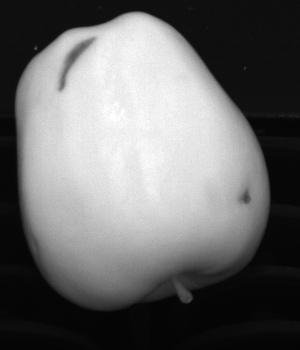
#> input picture Images/first_task/C0_000001.png, 300 x 350 px, found by its file name
$ jupyter execute --allow-errors Tiri_ComputerVision_v6.ipynb   (older library calls are emulated)
#> lines starting #> are read from the running program, lines starting #| are printed output that depends on the picture; after the words box and inside, x2 and y2 are one past the last pixel; in counts of white or black regions, pixels touching at a corner belong together
<center>
    <h1>
        Image Processing and Computer Vision
    </h1>
    <h2>
        Fruit inspection Project
    </h2>
</center>

Student: Valerio Tiri

Description: Students should develop a software system aimed at locating defects and imperfections on fruits. Each fruit is acquired
through a NIR (Near Infra-Red) and a color camera.

Hi, my name is Valerio, and I'm reporting my project for the Computer Vision and Image Processing exam at the University of Bologna with Prof. Luigi Di Stefano. The project I selected is titled 'Fruit Inspection'. It consists of three subparts, each aimed at exploring different aspects of the theory covered in class.

Normally, Computer Vision applications in industrial field follow a pipeline like:

$$
\text{Image} \rightarrow \text{Filtering} \rightarrow \text{Segmentation} \rightarrow \text{Blob Analisys} \rightarrow \text{Final Info}
$$
Approximately we will see these steps in this work.

# FIRST TASK

1. Outline the fruit by generating a binary mask
2. Search for the defects on each fruit

First of all, let's import the libraries.

[cell 1]
# import cv2
import cv2

# import numpy
import numpy as np

# import pyplot
from matplotlib import pyplot as plt

[cell 2]
#load the ir images to analyze for the first task
image1_ir = cv2.imread("first_task/C0_000001.png", cv2.IMREAD_GRAYSCALE)
#> image1_ir is the input picture: shape (350, 300); min 3, max 255, mean 106.4
image2_ir = cv2.imread("first_task/C0_000002.png", cv2.IMREAD_GRAYSCALE)
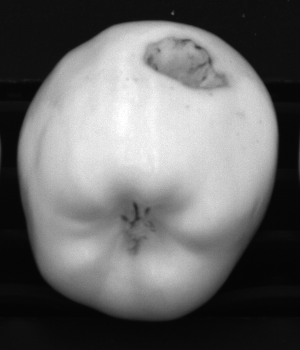
#> input picture Images/first_task/C0_000002.png, 300 x 350 px, found by its file name
#> image2_ir is the input picture: shape (350, 300); min 4, max 255, mean 105
image3_ir = cv2.imread("first_task/C0_000003.png", cv2.IMREAD_GRAYSCALE)
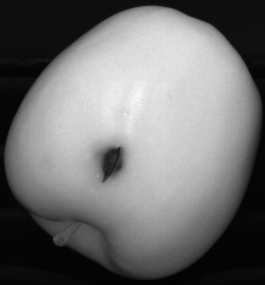
#> input picture Images/first_task/C0_000003.png, 265 x 285 px, found by its file name
#> image3_ir is the input picture: shape (285, 265); min 2, max 255, mean 113.4

#load the rgb images
bgr_image1 = cv2.imread("first_task/C1_000001.png")
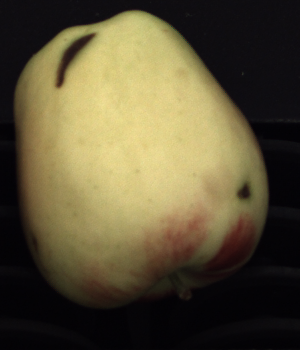
#> input picture Images/first_task/C1_000001.png, 300 x 350 px, found by its file name
#> bgr_image1 is the input picture: shape (350, 300, 3); mean B, G, R 55.4, 82.4, 91.7
bgr_image2 = cv2.imread("first_task/C1_000002.png")
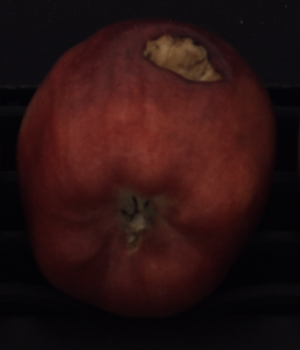
#> input picture Images/first_task/C1_000002.png, 300 x 350 px, found by its file name
#> bgr_image2 is the input picture: shape (350, 300, 3); mean B, G, R 17.8, 18.3, 42.9
bgr_image3 = cv2.imread("first_task/C1_000003.png")
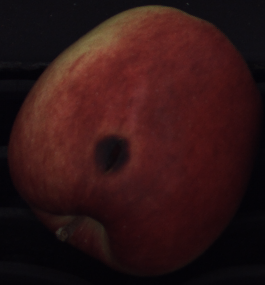
#> input picture Images/first_task/C1_000003.png, 265 x 285 px, found by its file name
#> bgr_image3 is the input picture: shape (285, 265, 3); mean B, G, R 21.2, 21.2, 49.3
image1_rgb = cv2.cvtColor(bgr_image1,cv2.COLOR_BGR2RGB)
image2_rgb = cv2.cvtColor(bgr_image2,cv2.COLOR_BGR2RGB)
image3_rgb = cv2.cvtColor(bgr_image3,cv2.COLOR_BGR2RGB)

[cell 3]
plt.subplot(1,3,1)
plt.imshow(image1_ir,cmap='gray',vmin=0,vmax=255)
plt.subplot(1,3,2)
plt.imshow(image2_ir,cmap='gray',vmin=0,vmax=255)
plt.title("IR images")
plt.subplot(1,3,3)
plt.imshow(image3_ir,cmap='gray',vmin=0,vmax=255)
plt.show()

plt.subplot(1,3,1)
plt.imshow(image1_rgb)
plt.subplot(1,3,2)
plt.imshow(image2_rgb)
plt.title("RGB images")
plt.subplot(1,3,3)
plt.imshow(image3_rgb)
plt.show()

### Our goal is now to extract a mask and overlap it to the original images.
For having a better result we can filter out the IR images (on which we will compute the mask). In this case the fruit edges are crucial for the defect detection so we need to preserve them. Because of this I used a Bilateral filter.
The Bilateral Filter is an advanced non-linear filter to accomplish denoising of Gaussian-like noise without blurring the image edges.

The formula of the bilateral filter is:
$$
\text{BF}(I)_{(p)} = \frac{1}{W(q, p)} G_{\sigma_s}(d_s(p, q)) \cdot G_{\sigma_r}(d_r(I_p, I_q))
$$

where:
- \( q \) is the current pixel.
- \( p \) is the central pixel.
- \( G_sigma_s \) is the gaussian function with variance \( sigma_s \), that measures the spacial distance from \( p \) to \( q \).
- \( G_sigma_r \) is the gaussian function with variance \( sigma_r \), that measures the intensity distance from \( I_p \) to \( I_q \).
- \( W_p \) is the normalization.

[cell 4]
def BilateralFilter(img):
    img_f = np.copy(img)
    # function arguments: image, diameter of the filer, and how much veries the weights
    # of the pixels based on color and the spatial coordinates
    img_f = cv2.bilateralFilter(img, d = 12, sigmaColor = 10, sigmaSpace = 3)

    # extract and plot the histogram
    hist,bins = np.histogram(img_f.flatten(),256,[0,256])
#> hist = 256 values, max 13929 at index 15, min 0 at index 0, mean 410.2; bins = 257 values from 0 to 256
    plt.figure(figsize=(8, 2))
    plt.subplot(1,2,1)
    plt.title("gray level histogram")
    plt.stem(hist)#, use_line_collection=True)
    plt.subplot(1,2,2)
    plt.imshow(img_f,cmap='gray',vmin=0,vmax=255)
    plt.title("filtered image")
    plt.show()
#> figure, not shown here; panel 1: curve peaks at x = 15, y = 13929

    return img_f

# call the function
img1_ir_f = BilateralFilter(image1_ir)
img2_ir_f = BilateralFilter(image2_ir)
#> in BilateralFilter (call 2), `hist,bins = np.histogram(img_f.flatten(),256,[0,256])`: hist = 256 values, max 11078 at index 15, min 0 at index 0, mean 410.2
#> in BilateralFilter (call 2), `plt.show()`:
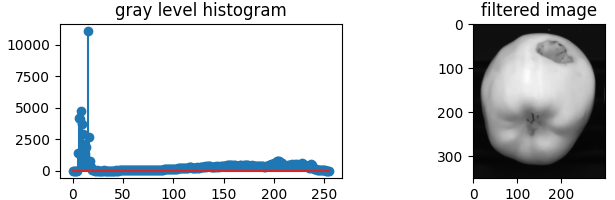
#> figure drawn by matplotlib, 2 panels; panel 1: curve peaks at x = 15, y = 11078
img3_ir_f = BilateralFilter(image3_ir)

plt.subplot(1,2,1)
plt.imshow(image1_ir,cmap='gray',vmin=0,vmax=255)
plt.title("image1 before and after bilateral filtering")
plt.subplot(1,2,2)
plt.imshow(img1_ir_f,cmap='gray',vmin=0,vmax=255)
plt.show()

Once we have the smoothed the images we can create the mask by applying a threshold, pixels below it becomes black, pixels above it becomes white. This will create a binary mask which we can analyze to understand if the fruit is good or not. The choice of this threshold can be done by hand or by one of the algorithms we have seen at lesson, for example the Otsu's algorithm.

### For this project I made different attempts and some of them are still in the code in order to see the differences and the motivations behind every project choice.

Firstly I tried a fixed threshold selection.

[cell 5]
def make_mask(img_grayscale, th):
    # apply threshold
#> called with th = 130
    _, mask = cv2.threshold(img_grayscale, th, 255, cv2.THRESH_BINARY)
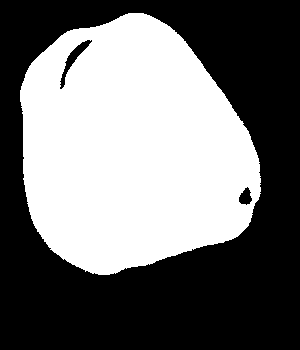
#> mask: shape (350, 300); 44.9% white; 1 white region, box (x1, y1, x2, y2) and area: (20, 13, 261, 275) 47167
    return mask

# threshold choice
thresh = 130

# call the function
img1_mask_t = make_mask(img1_ir_f, thresh)
img2_mask_t = make_mask(img2_ir_f, thresh)
#> in make_mask (call 2), `_, mask = cv2.threshold(img_grayscale, th, 255, cv2.THRESH_BINARY)`: mask: shape (350, 300); 46.7% white; 1 white region, box (x1, y1, x2, y2) and area: (20, 22, 276, 299) 49056
img3_mask_t = make_mask(img3_ir_f, thresh)
#> in make_mask (call 3), `_, mask = cv2.threshold(img_grayscale, th, 255, cv2.THRESH_BINARY)`: mask: shape (285, 265); 49.3% white; 1 white region, box (x1, y1, x2, y2) and area: (19, 7, 250, 240) 37243

plt.subplot(1,3,1)
plt.imshow(img1_mask_t, cmap='gray')
plt.title("image 1")
plt.subplot(1,3,2)
plt.imshow(img2_mask_t, cmap='gray')
plt.title("image 2")
plt.subplot(1,3,3)
plt.imshow(img3_mask_t, cmap='gray')
plt.title("image 3")
plt.show()

Unfortunately not all the real images has the same gray-scale histogram so use a single threshold do not give always good results as we can see in the second image. What we need is an adaptive threshold and the most suitable algorithm is the Otsu.

The Otsu algorithm finds the optimal threshold by minimizing across the gray-level range the so-called Within-group Variance of the resulting regions, such an indicator measuring how spread turn out region intensities upon binarization by a given gray-level. In fact, the Within-group Variance of the two regions is defined as the weighted sum of their variances.

In this cell, once we extract the binary mask there are some holes, the defects, that we need to fill for having the mask only of the fruit border.To do that I used the flood fill function.

[cell 6]
def otsu_ff(img):

    # use otsu to binarize the image using adaptive threshold
    threshold_sel, binary_mask = cv2.threshold(img, 0, 255, cv2.THRESH_BINARY + cv2.THRESH_OTSU)
#> binary_mask: shape (350, 300); 48.2% white; 1 white region, box (x1, y1, x2, y2) and area: (17, 12, 266, 288) 50594
#> threshold_sel = 109
    print('selected threshold for this image: ', threshold_sel)
#| selected threshold for this image:  109.0

    # create a copy of the mask to fill because imperfections result in black holes
    copy_mask = np.copy(binary_mask)
    cv2.floodFill(copy_mask, None, (0, 0), 255)
#> copy_mask: shape (350, 300); 99.8% white; 2 black regions, box (x1, y1, x2, y2) and area: (68, 44, 86, 64) 123, (242, 191, 251, 204) 78
    mask_filled = cv2.bitwise_not(copy_mask)

    # do an 'or' between the filled mask and the otsu one
    final_mask = binary_mask | mask_filled
#> final_mask: shape (350, 300); 48.4% white; 1 white region, box (x1, y1, x2, y2) and area: (17, 12, 266, 288) 50795

    plt.subplot(1,3,1)
    plt.imshow(binary_mask, cmap='gray',vmin=0,vmax=255)
    plt.title("Otsu")
    plt.subplot(1,3,2)
    plt.imshow(mask_filled, cmap='gray',vmin=0,vmax=255)
    plt.title("only-holes")
    plt.subplot(1,3,3)
    plt.imshow(final_mask, cmap='gray',vmin=0,vmax=255)
    plt.title("Otsu-filled")
    plt.show()
    return final_mask

# call the function
img1_mask = otsu_ff(img1_ir_f)
img2_mask = otsu_ff(img2_ir_f)
#> in otsu_ff (call 2), `threshold_sel, binary_mask = cv2.threshold(img, 0, 255, cv2.THRESH_BIN..`: binary_mask: shape (350, 300); 54.1% white; 9 black regions (6 under 20 px), largest, box (x1, y1, x2, y2) and area: (0, 0, 300, 350) 47467, (120, 201, 155, 229) 582, (131, 238, 140, 250) 68
#| selected threshold for this image:  98.0
#> in otsu_ff (call 2), `cv2.floodFill(copy_mask, None, (0, 0), 255)`: copy_mask: shape (350, 300); 99.3% white; 8 black regions (6 under 20 px), largest, box (x1, y1, x2, y2) and area: (120, 201, 155, 229) 582, (131, 238, 140, 250) 68
#> in otsu_ff (call 2), `final_mask = binary_mask | mask_filled`: final_mask: shape (350, 300); 54.8% white; 1 black region, box (x1, y1, x2, y2) and area: (0, 0, 300, 350) 47467
img3_mask = otsu_ff(img3_ir_f)
#> in otsu_ff (call 3), `threshold_sel, binary_mask = cv2.threshold(img, 0, 255, cv2.THRESH_BIN..`:
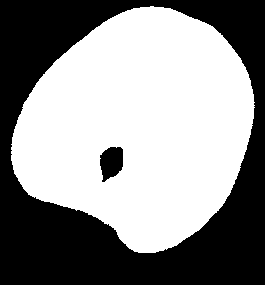
#> binary_mask: shape (285, 265); 55.9% white; 2 black regions, box (x1, y1, x2, y2) and area: (0, 0, 265, 285) 32732, (100, 147, 123, 182) 608
#> in otsu_ff (call 3), `threshold_sel, binary_mask = cv2.threshold(img, 0, 255, cv2.THRESH_BIN..`: threshold_sel = 104
#| selected threshold for this image:  104.0
#> in otsu_ff (call 3), `cv2.floodFill(copy_mask, None, (0, 0), 255)`: copy_mask: shape (285, 265); 99.2% white; 1 black region, box (x1, y1, x2, y2) and area: (100, 147, 123, 182) 608
#> in otsu_ff (call 3), `final_mask = binary_mask | mask_filled`: final_mask: shape (285, 265); 56.7% white; 1 black region, box (x1, y1, x2, y2) and area: (0, 0, 265, 285) 32732

As we can see from the output the selected threshold for every image is not always the same to better adapt to the specific image. Another type of thersholding method that could have been used is the Adapive one, but since the scenes are quite unifomely illuminated I believed that the use of such a method was like over-engineering the solution.

We can use the obtained mask to segment the orginal images to eliminate the background and isolate the fruit.

[cell 7]
def segment_with_mask(mask, img_ir, img_rgb):
    # we can do the segmentation simply by the use of logical operator
    seg_ir = mask & img_ir
    seg_rgb = img_rgb & cv2.cvtColor(mask, cv2.COLOR_GRAY2BGR)

    plt.subplot(1,2,1)
    plt.imshow(seg_ir, cmap='gray',vmin=0,vmax=255)
    plt.title("IR")
    plt.subplot(1,2,2)
    plt.imshow(seg_rgb)
    plt.title("RGB")
    plt.show()
#> figure, not shown here; B, G, R data is drawn as R, G, B
    return seg_ir, seg_rgb

# call the function
img1_seg_ir, img1_seg_rgb = segment_with_mask(img1_mask, img1_ir_f, image1_rgb)
img2_seg_ir, img2_seg_rgb = segment_with_mask(img2_mask, img2_ir_f, image2_rgb)
#> in segment_with_mask (call 2), `seg_rgb = img_rgb & cv2.cvtColor(mask, cv2.COLOR_GRAY2BGR)`:
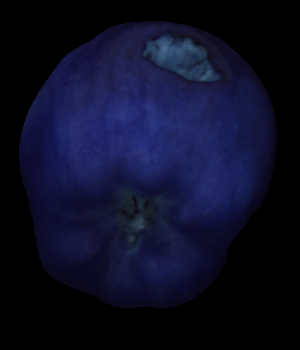
#> seg_rgb: shape (350, 300, 3); mean B, G, R 38.1, 14.8, 13
img3_seg_ir, img3_seg_rgb = segment_with_mask(img3_mask, img3_ir_f, image3_rgb)

Once we have only the object to analyze we can:
1. detect the area of the defect simply by the use of the flood filled mask we have seen before (that's what have been done for kiwi) overlapping it to the masked image, this is a simpler approach but less reliable.
2. detect the defect edges by the use of an edge detector, this will extract all the edges in the image so we need to discriminate between fruit edges and defect edges.

Now I will use the approach number two. The edge detection is carried out by the Canny's edge detector.
This edge detection operation consists in finding local extrema of the convolution of the signal by a first order Gaussian derivative. In practical is made by Gaussian smoothing followed by gradient computation and NMS along the gradient direction. It comprehend also a “hysteresis” thresholding approach, thanks to which the Canny's edge detector provides as output chains of connected edge pixels rather than edge maps.

[cell 8]
# Canny function parameters: image to analyze, lower Th, higher Th
img1_edge_ir = cv2.Canny(img1_seg_ir, 50, 220)
#> img1_edge_ir: shape (350, 300); 1% white in thin lines or dots, all inside (x1, y1, x2, y2) = (17, 12, 266, 288)
img2_edge_ir = cv2.Canny(img2_seg_ir, 50, 250)
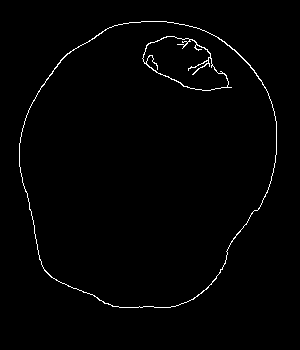
#> img2_edge_ir: shape (350, 300); 1.3% white in thin lines or dots, all inside (x1, y1, x2, y2) = (19, 21, 277, 308)
img3_edge_ir = cv2.Canny(img3_seg_ir, 50, 220)

plt.subplot(1,3,1)
plt.imshow(img1_edge_ir, cmap='gray',vmin=0,vmax=255)
plt.title("image 1")
plt.subplot(1,3,2)
plt.imshow(img2_edge_ir, cmap='gray',vmin=0,vmax=255)
plt.title("image 2")
plt.subplot(1,3,3)
plt.imshow(img3_edge_ir, cmap='gray',vmin=0,vmax=255)
plt.title("image 3")
plt.show()

In the last cell I cheated a bit by not using always the same Th values for the Canny's in all the images (for having better results). In industry this is not possible because the system must be automated and the hysteresys values are hyperparameters.

#### To understand the importance of doing segmentation before the edge detection, we can try to apply the edge detector directly to the filtered, not masked, images. So the ones still with the background.

[cell 9]
img1_edge_ir_f = cv2.Canny(img1_ir_f, 75, 200)
img2_edge_ir_f = cv2.Canny(img2_ir_f, 50, 250)
img3_edge_ir_f = cv2.Canny(img3_ir_f, 30, 220)

plt.subplot(1,3,1)
plt.imshow(img1_edge_ir_f, cmap='gray',vmin=0,vmax=255)
plt.title("image 1")
plt.subplot(1,3,2)
plt.imshow(img2_edge_ir_f, cmap='gray',vmin=0,vmax=255)
plt.title("image 2")
plt.subplot(1,3,3)
plt.imshow(img3_edge_ir_f, cmap='gray',vmin=0,vmax=255)
plt.title("image 3")
plt.show()

As we can see is worth doing the segmentation for having better edge detection.

Let's have a look to another edge detection we have studied, the Sobel edge detector. The principle of the Sobel is to calculate the gradient on x or y directions by applying the Sobel's kernel, compute the modulus of the gradient, then apply a threshold to identify border pixels. With the Sobel function we can choose between doing the gradient just along one axis or both.

[cell 10]
# argument of function: image, depth of output image, order of derivative in directions x and y, kernel size
img1_sobel = cv2.Sobel(src=img1_seg_ir, ddepth=cv2.CV_64F, dx=1, dy=1, ksize=5)
img2_sobel = cv2.Sobel(src=img2_seg_ir, ddepth=cv2.CV_64F, dx=1, dy=0, ksize=3)
img3_sobel = cv2.Sobel(src=img3_seg_ir, ddepth=cv2.CV_64F, dx=0, dy=1, ksize=3)

plt.subplot(1,3,1)
plt.imshow(img1_sobel, cmap='gray',vmin=0,vmax=255)
plt.title("image 1")
plt.subplot(1,3,2)
plt.imshow(img2_sobel, cmap='gray',vmin=0,vmax=255)
plt.title("image 2")
plt.subplot(1,3,3)
plt.imshow(img3_sobel, cmap='gray',vmin=0,vmax=255)
plt.title("image 3")
plt.show()

The output is not good enough with any configuration to perform defect analisys, in the second and third images we are applying the filter only on the x or y direction.

### Next step is to eliminate the edges of the fruit without touching the edges of the defects. We already have an only-fruit-border detection that is the mask we get before. The idea is to erode a bit the white part of the mask, then overlap it to the only-edge mask with the 'and' operator.
The erosion is done using a kernel, cv2 libraries gives us three different kernel structures: rectangle, cross and ellipse, which gives different output dependig also on how many pixels the kernel is made. In this cell I made an example of the different output from the three kernels.

[cell 11]
# argument of function: structuring element, kernel size, anchor (point of application)
elem1 = cv2.getStructuringElement(cv2.MORPH_RECT, (20, 20),(10, 10))
elem2 = cv2.getStructuringElement(cv2.MORPH_CROSS, (20, 20),(10, 10))
elem3 = cv2.getStructuringElement(cv2.MORPH_ELLIPSE, (20, 20),(10, 10))

img_er_test_1= cv2.erode(img1_mask, elem1, iterations = 3)
img_er_test_2 = cv2.erode(img1_mask, elem2, iterations = 3)
img_er_test_3 = cv2.erode(img1_mask, elem3, iterations = 3)

# plot
plt.subplot(1,4,1)
plt.imshow(img_er_test_1, cmap='gray')
plt.title("RECT")
plt.subplot(1,4,2)
plt.imshow(img_er_test_2, cmap='gray')
plt.title("CROSS")
plt.subplot(1,4,3)
plt.imshow(img_er_test_3, cmap='gray')
plt.title("ELLISPE")
plt.subplot(1,4,4)
plt.imshow(img1_mask, cmap='gray')
plt.title("original")
plt.show()

Is evident how the output is not the same depending on the kernel.

### For the project implementation I used the rectangle kernel but all of them were suitable because the erosion to do was just to eliminate few pixels. Only one iteration was needed.

[cell 12]
def get_defects(img_mask, img_edge):
    element = cv2.getStructuringElement(cv2.MORPH_RECT, (20, 20),(0, 0))
    img_eroded = cv2.erode(img_mask, element)
    # 'and' operator between the eroded mask and the border mask
    image_defect = img_eroded & img_edge
    return image_defect

img1_defect = get_defects(img1_mask, img1_edge_ir)
img2_defect = get_defects(img2_mask, img2_edge_ir)
img3_defect = get_defects(img3_mask, img3_edge_ir)

plt.subplot(1,3,1)
plt.imshow(img1_defect, cmap='gray')
plt.title("image 1")
plt.subplot(1,3,2)
plt.imshow(img2_defect, cmap='gray')
plt.title("image 2")
plt.subplot(1,3,3)
plt.imshow(img3_defect, cmap='gray')
plt.title("image 3")
plt.show()

## Only the defects are left into the border mask!
We can simply overlap them with the original images pixels and color them, but there is a problem, the parallax between the two images.

### Parallax can be solved in two ways:
1. Find the difference statically between the two cameras
2. Apply computer vision algorithms to find the homography between the two images.
I tried both these systems, starting from the point two I did the following steps:
1. Finding key point and descriptors in the two images (both in grayscale), with different algorithm like SIFT, ORB and AKAZE
2. Match the descriptors of the two images
3. Filter by distance the good matches
4. Extract the corresponding points
5. Find the Homography matrix (H) and extract the values for the x and y translation from positions [0, 2] and [1, 2] in H, and use them to shift the RGB pixels.

The obtained values from this method were not the expected ones since the algorithm were not able to find enought descriptors to compute fully feasible matches. This may be caused from the instrisic characteristics of the fruits, the smoothness of the colors and the roundness, so the absence of corners, of the fruit make not able the algorithms to find points with enought cornerness to be good descriptors.
Images with descriptors points can be found in the project folder under the names keypoint_*_*.png

Because of this I tried to simply shift the highlighted blue pixels in the RGB images by -3 pixels in both directions. This approach worked well. In this specific industrial case, this approach is the most suitable since the two cameras are in static positions and the translation between them can be easily found experimentally.

[cell 13]
def color_defects(img_rgb, img_ir, def_mask):
    # let the ir image be a depth 3 image like an RGB
    img_ir = cv2.cvtColor(img_ir, cv2.COLOR_GRAY2BGR)

    defect = 0
    #parse raws and colums of images
    for j in range(img_ir.shape[0]):
        for k in range(img_ir.shape[1]):

            # if the value of the mask is 1 (TRUE)...
            if(def_mask[j, k]):
                defect = 1

                # ...change that pixle into blue in both images
                img_rgb[j-3, k-3] = [0, 0, 255]
                img_ir[j, k] = [0, 0, 255]
    if defect:
        print('fruit has defect')
    else:
        print('fruit has no defect')

    plt.subplot(1,2,1)
    plt.imshow(img_ir, cmap='gray')
    plt.title("IR")
    plt.subplot(1,2,2)
    plt.imshow(img_rgb)
    plt.title("RGB")
    plt.show()

# call the function
color_defects(image1_rgb, image1_ir, img1_defect)
color_defects(image2_rgb, image2_ir, img2_defect)
color_defects(image3_rgb, image3_ir, img3_defect)
